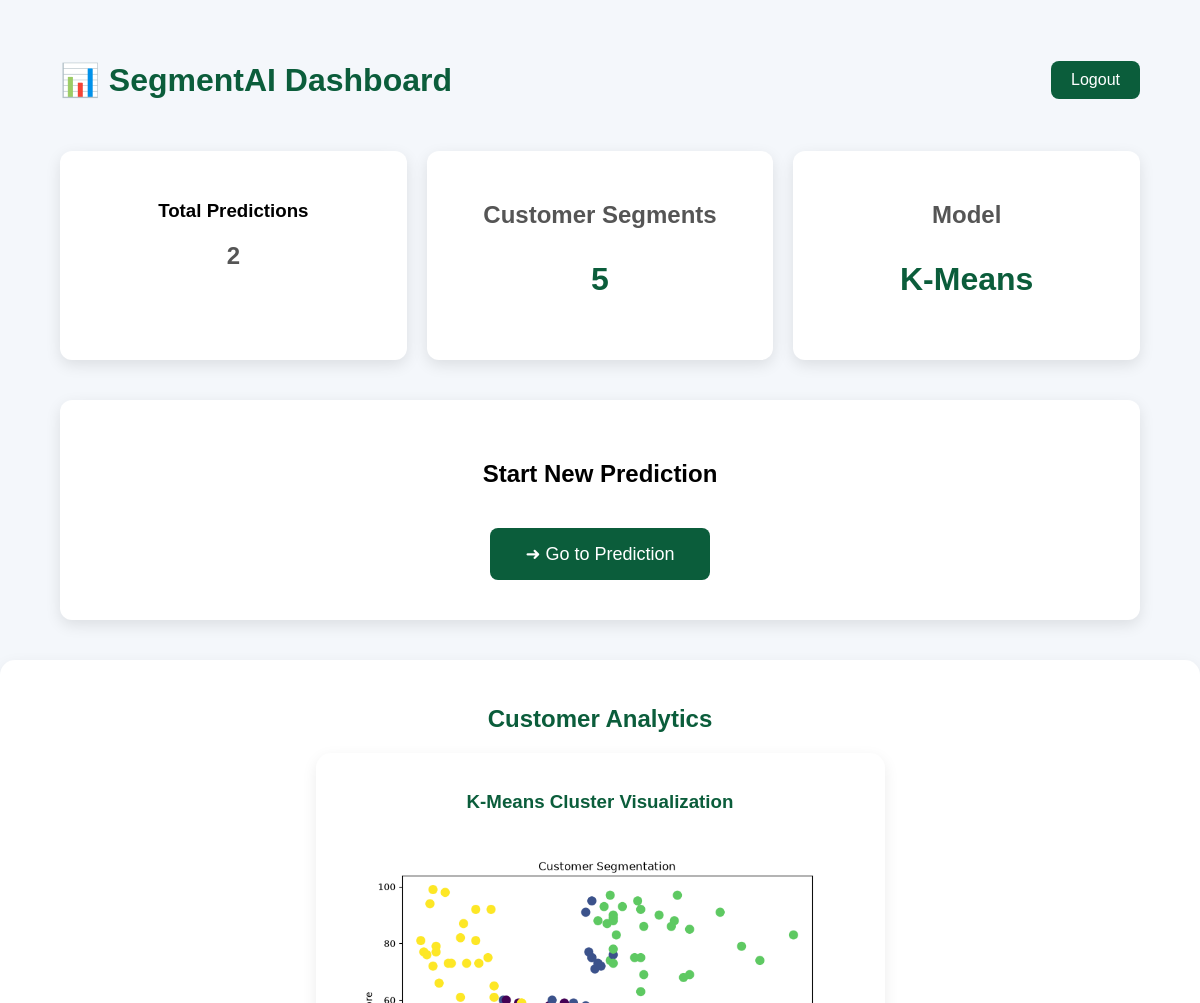
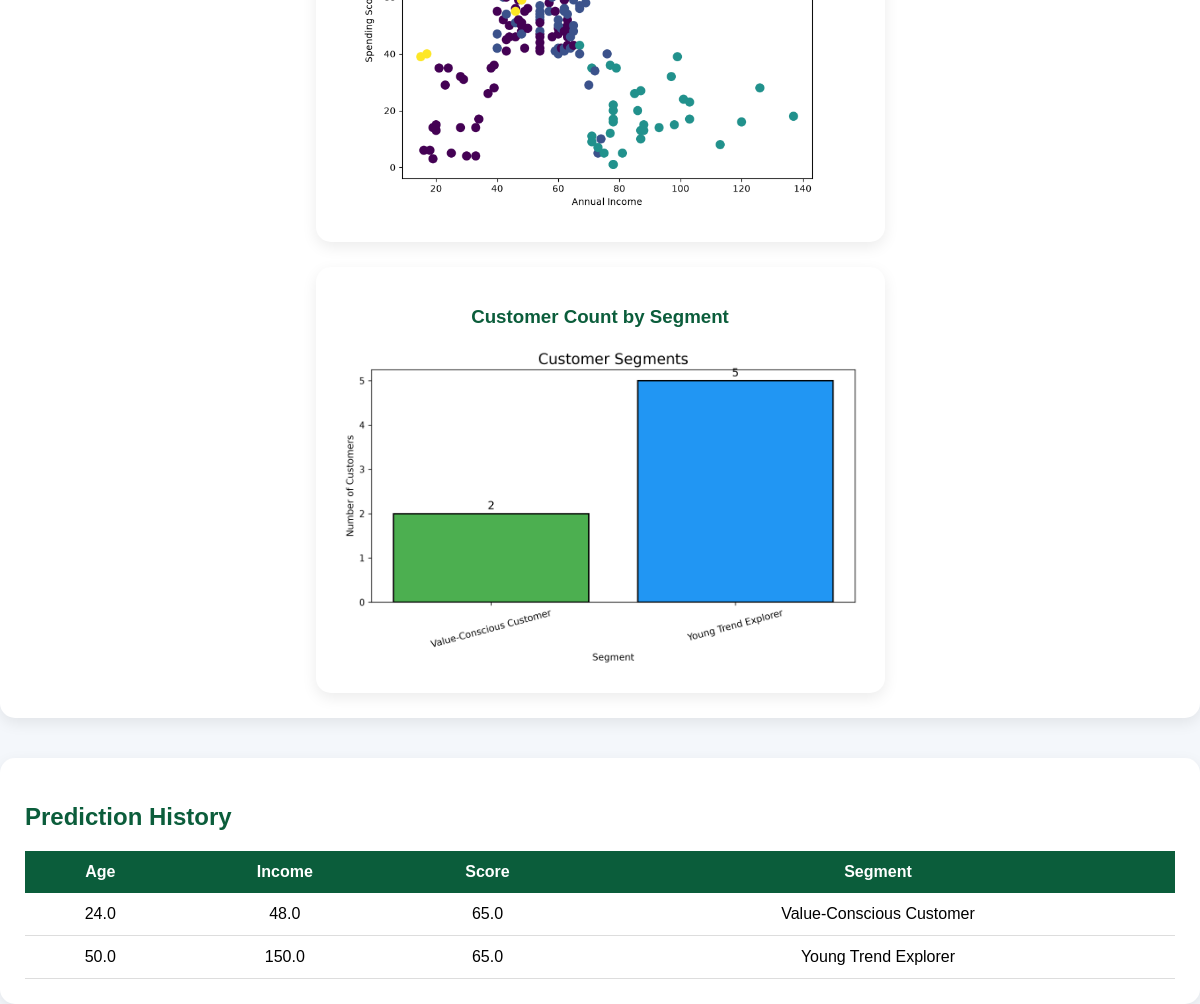
Page /dashboard (signed in) on the earlier database version (2 pictures, top to bottom).
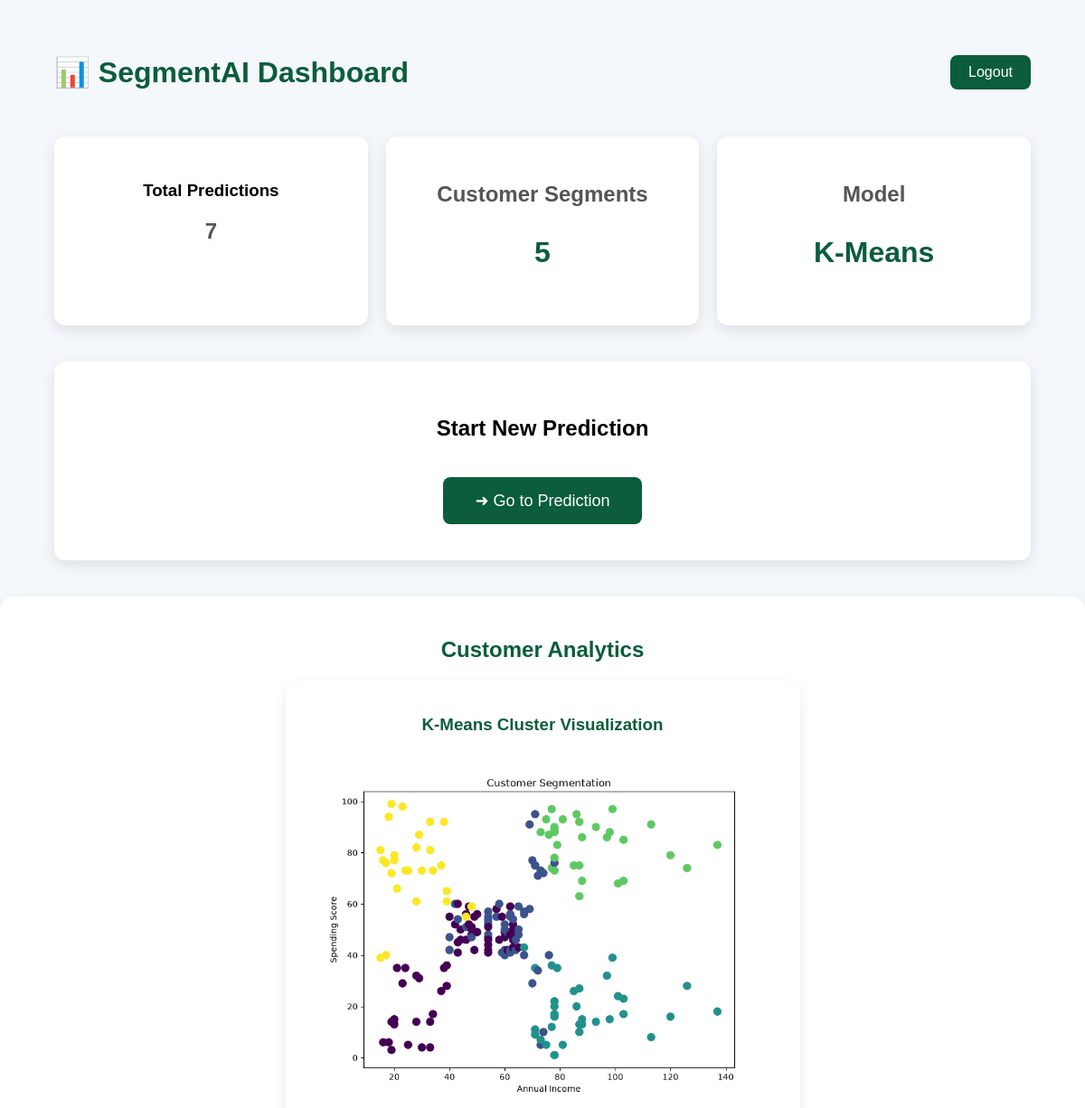
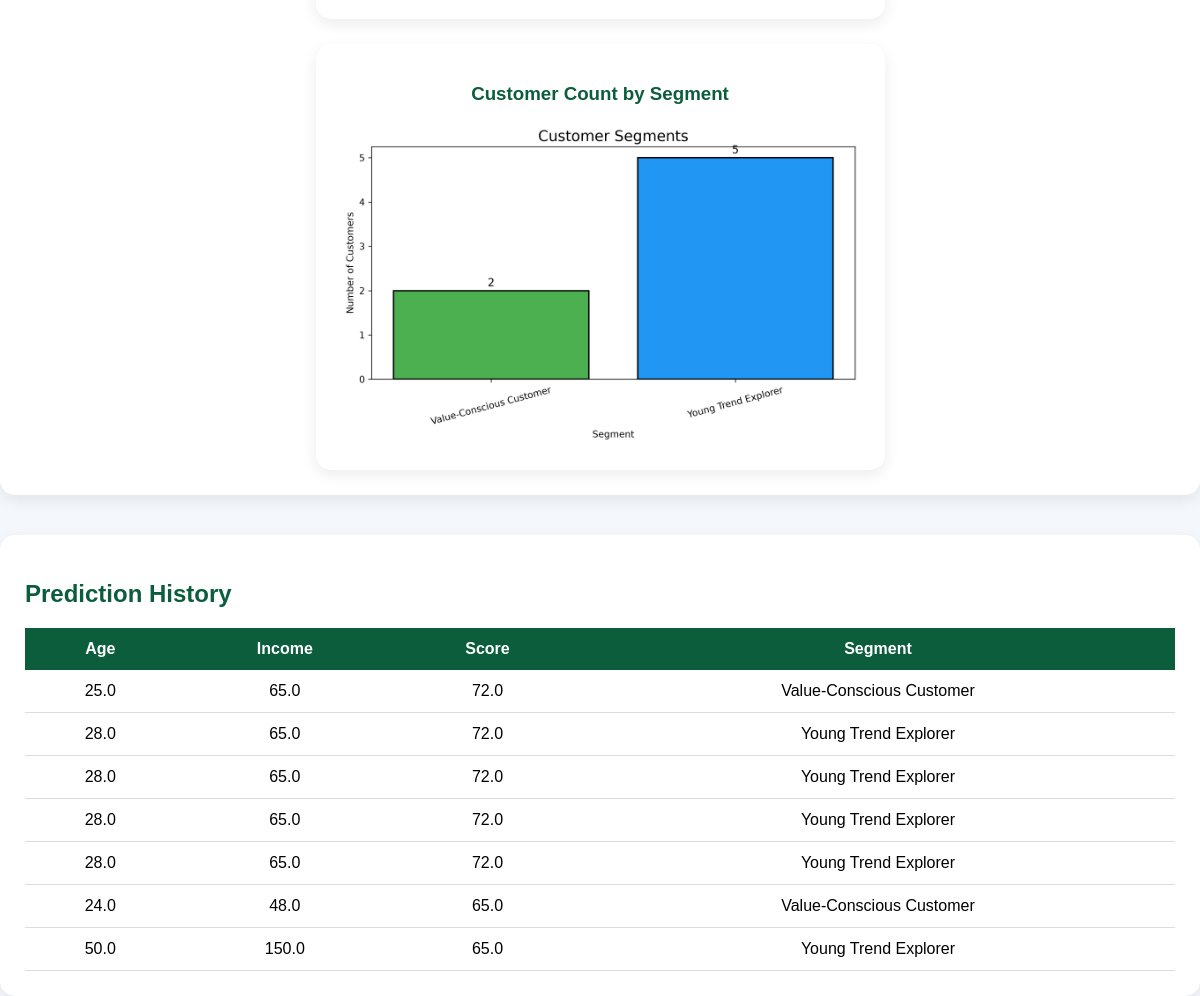
Same page on the later database version (2 pictures, top to bottom).
### app.py (models this page shows)
class Prediction(db.Model):
    id = db.Column(db.Integer, primary_key=True)
    user_id = db.Column(db.Integer, db.ForeignKey("user.id"))
    age = db.Column(db.Float)
    income = db.Column(db.Float)
    score = db.Column(db.Float)
    segment = db.Column(db.String(100))
    created_at = db.Column(db.DateTime, default=datetime.utcnow)

### app.py (the view)
@app.route("/dashboard")
@login_required
def dashboard():
    total_predictions = Prediction.query.filter_by(
        user_id=current_user.id
    ).count()
    predictions = Prediction.query.filter_by(
        user_id=current_user.id
    ).order_by(Prediction.id.desc()).all()
    segments = [p.segment for p in predictions]
    count = Counter(segments)
    if segments:
        plt.figure(figsize=(6, 6))
        plt.pie(
            list(count.values()),
            labels=list(count.keys()),
            autopct="%1.1f%%",
            startangle=90,
        )
        plt.title("Customer Distribution")
        plt.tight_layout()
        plt.savefig("static/images/pie_chart.png", dpi=300)
        plt.close()
        plt.figure(figsize=(8, 5))
        colors = ["#0b5d3b", "#1e88e5", "#ff9800", "#9c27b0", "#e91e63"]
        keys = list(count.keys())
        values = list(count.values())
        plt.bar(
    count.keys(),
    count.values(),
    color=["#4CAF50","#2196F3","#FF9800","#9C27B0","#E91E63"][:len(count)],
    edgecolor="black",
    linewidth=1.5
)
        plt.title("Customer Segments", fontsize=16)
        plt.xlabel("Segment")
        plt.ylabel("Number of Customers")
        plt.xticks(rotation=15)
        for i, value in enumerate(values):
            plt.text(i, value + 0.1, str(value), ha="center", fontsize=12)
        plt.tight_layout()
        plt.savefig("static/images/bar_chart.png", dpi=300)
        plt.close()
        df = pd.read_csv("dataset/Mall_Customers.csv")
        plt.figure(figsize=(8,6))
        sns.scatterplot(
            data=df,
            x="Annual Income (k$)",
            y="Spending Score (1-100)",
            hue="Spending Score (1-100)",
            size="Annual Income (k$)",
            palette="viridis",
            sizes=(40,300),
            alpha=0.8
        )
        plt.title("Customer Income vs Spending Score")
        plt.xlabel("Annual Income (k$)")
        plt.ylabel("Spending Score")
        plt.legend([], [], frameon=False)
        plt.tight_layout()
        plt.savefig("static/images/bubble_chart.png", dpi=300)
        plt.close()
    return render_template(
        "dashboard.html",
        total_predictions=total_predictions,
        predictions=predictions,
    )

### app.py (called while the page is built)
@login_manager.user_loader
def load_user(user_id):
    return User.query.get(int(user_id))

### templates/dashboard.html (shortened to what this page needs)
<!DOCTYPE html>
<html lang="en">
<head>
    <link rel="stylesheet" href="{{ url_for('static', filename='css/dashboard.css') }}">
</head>
<body>
<div class="container">
    <div class="topbar">
        <h1>📊 SegmentAI Dashboard</h1>
        <a href="/logout" class="logout-btn">Logout</a>
    </div>
    <div class="cards">
        <div class="card">
    <h3>Total Predictions</h3>
    <h2>{{ total_predictions }}</h2>
    </div>
        <div class="card">
            <h2>Customer Segments</h2>
            <p>5</p>
        </div>
        <div class="card">
            <h2>Model</h2>
            <p>K-Means</p>
        </div>
    </div>
    <div class="prediction-box">
        <h2>Start New Prediction</h2>
        <a href="/" class="predict-btn">
            ➜ Go to Prediction
        </a>
    </div>
</div>
    <div class="chart-section">
    <h2>Customer Analytics</h2>
    {% if total_predictions > 0 %}
    <div class="charts">
        <div class="chart-box">
    <h3>K-Means Cluster Visualization</h3>
    <img src="{{ url_for('static',
    filename='images/customer_segmentation.png') }}"
         class="chart-img">
</div>
        <div class="chart-box">
            <h3>Customer Count by Segment</h3>
            <img src="{{ url_for('static', filename='images/bar_chart.png') }}"
                 alt="Bar Chart"
                 class="chart-img">
        </div>
    </div>
    {% else %}
        <p>No predictions available yet.</p>
    {% endif %}
</div>
      <div class="history-section">
    <h2>Prediction History</h2>
    <table class="history-table">
        <thead>
            <tr>
                <th>Age</th>
                <th>Income</th>
                <th>Score</th>
                <th>Segment</th>
            </tr>
        </thead>
        <tbody>
            {% for p in predictions %}
            <tr>
                <td>{{ p.age }}</td>
                <td>{{ p.income }}</td>
                <td>{{ p.score }}</td>
                <td>{{ p.segment }}</td>
            </tr>
            {% endfor %}
        </tbody>
    </table>
</div>
</body>
</html>

### static/css/dashboard.css (style rules this page uses)
body { margin:0; font-family:Arial,sans-serif; background:#f4f7fb; }
.container { width:90%; margin:40px auto; }
.topbar { display:flex; justify-content:space-between; align-items:center; margin-bottom:30px; }
.topbar h1 { color:#0b5d3b; }
.logout-btn { background:#0b5d3b; color:white; padding:10px 20px; text-decoration:none; border-radius:8px; }
.cards { display:flex; gap:20px; margin-bottom:40px; }
.card { flex:1; background:white; padding:30px; border-radius:12px; text-align:center; box-shadow:0 5px 15px rgba(0,0,0,.1); }
.card h2 { color:#555; }
.card p { font-size:32px; color:#0b5d3b; font-weight:bold; }
.prediction-box { background:white; padding:40px; border-radius:12px; text-align:center; box-shadow:0 5px 15px rgba(0,0,0,.1); }
.predict-btn { display:inline-block; margin-top:20px; background:#0b5d3b; color:white; text-decoration:none; padding:15px 35px; border-radius:8px; font-size:18px; }
.history-section { margin-top:40px; background:#fff; padding:25px; border-radius:15px; box-shadow:0 5px 15px rgba(0,0,0,0.08); }
.history-section h2 { color:#0b5d3b; margin-bottom:20px; }
.history-table { width:100%; border-collapse:collapse; }
.history-table th { background:#0b5d3b; color:white; padding:12px; }
.history-table td { padding:12px; text-align:center; border-bottom:1px solid #ddd; }
.chart-section { margin-top:40px; background:#fff; padding:25px; border-radius:15px; box-shadow:0 5px 15px rgba(0,0,0,0.08); text-align:center; }
.chart-section h2 { color:#0b5d3b; margin-bottom:20px; }
.chart-img { width:700px; max-width:100%; display:block; margin:auto; }
.charts { display:flex; gap:25px; justify-content:center; align-items:flex-start; flex-wrap:wrap; }
.chart-box { background:#fff; padding:20px; border-radius:15px; box-shadow:0 5px 15px rgba(0,0,0,.08); width:46%; }
.chart-box h3 { text-align:center; color:#0b5d3b; margin-bottom:15px; }
.chart-img { width:100%; border-radius:10px; }

Differences in the rows shown:
added Prediction: age "25.0", income "65.0", score "72.0", segment "Value-Conscious Customer"
added Prediction: age "28.0", income "65.0", score "72.0", segment "Young Trend Explorer"
added Prediction: age "28.0", income "65.0", score "72.0", segment "Young Trend Explorer"
added Prediction: age "28.0", income "65.0", score "72.0", segment "Young Trend Explorer"
added Prediction: age "28.0", income "65.0", score "72.0", segment "Young Trend Explorer"
Other differences:
{{ total_predictions }}: "2" → "7"
